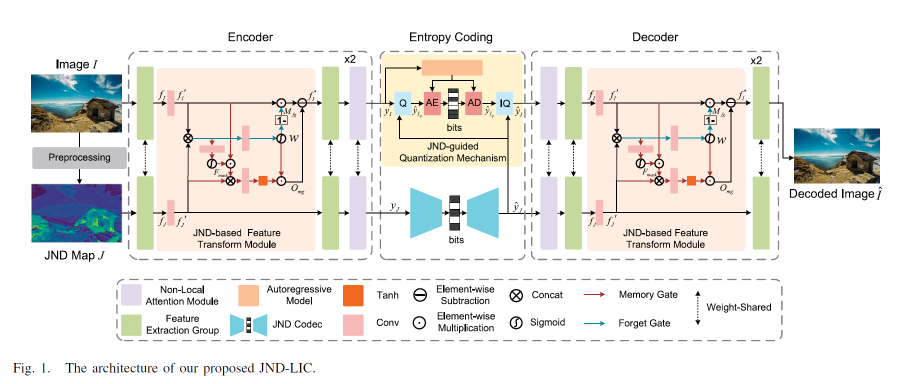
#> input picture JND-LIC.jpg, 1814 x 768 px, given as the content of the folder D:/data/kodak/Kodak_dataset, which was not available (shown at 1/2 size)
$ python jnd.py
#> lines starting #> are read from the running program, lines starting #| are printed output that depends on the picture; pictures that were not available may be replaced by others from this repository, and a replacement may not be noted
#> further down, img is the input picture: shape (768, 1814, 3); mean B, G, R 229.3, 233.3, 234.6
import os
import re
import cv2
import numpy as np


def max(array):
    a = 0
    shape = array.shape
    for i in range(shape[0]):
        for j in range(shape[1]):
            for k in range(shape[2]):
                if array[i, j, k] > a:
                    a = array[i, j, k]
    return a


def JND_cal(input):
    mask_h = np.array([[1 / 3, 1 / 3, 1 / 3],
                       [0, 0, 0],
                       [-1 / 3, -1 / 3, -1 / 3]])
    mask_v = np.array([[1 / 3, 0, -1 / 3],
                       [1 / 3, 0, -1 / 3],
                       [1 / 3, 0, -1 / 3]])
    mask_me = np.array([[1 / 25, 1 / 25, 1 / 25, 1 / 25, 1 / 25],
                        [1 / 25, 1 / 25, 1 / 25, 1 / 25, 1 / 25],
                        [1 / 25, 1 / 25, 1 / 25, 1 / 25, 1 / 25],
                        [1 / 25, 1 / 25, 1 / 25, 1 / 25, 1 / 25],
                        [1 / 25, 1 / 25, 1 / 25, 1 / 25, 1 / 25]])

    (height, width, channel) = input.shape
#> height = 768; width = 1814; channel = 3
    Gh = cv2.filter2D(input, -1, mask_h) / 1.0
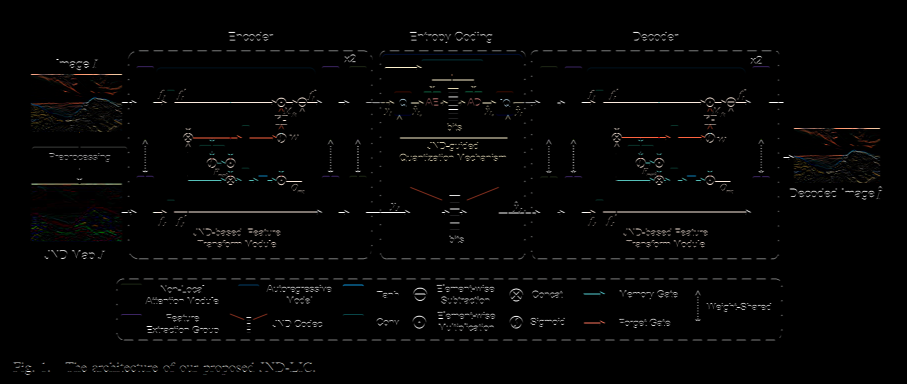
#> Gh: shape (768, 1814, 3) float64 (shown at 1/2 size); mean B, G, R 4.1, 4.2, 4.4
    Gv = cv2.filter2D(input, -1, mask_v) / 1.0
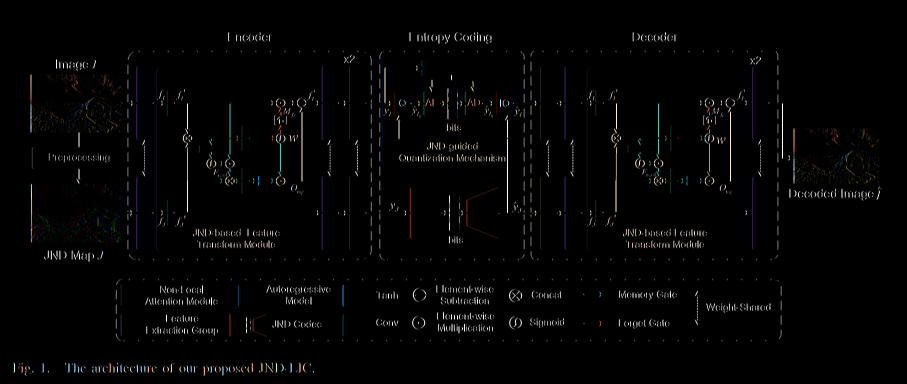
#> Gv: shape (768, 1814, 3) float64 (shown at 1/2 size); mean B, G, R 4.2, 4.2, 4.3
    Me = cv2.filter2D(input, -1, mask_me) / 1.0
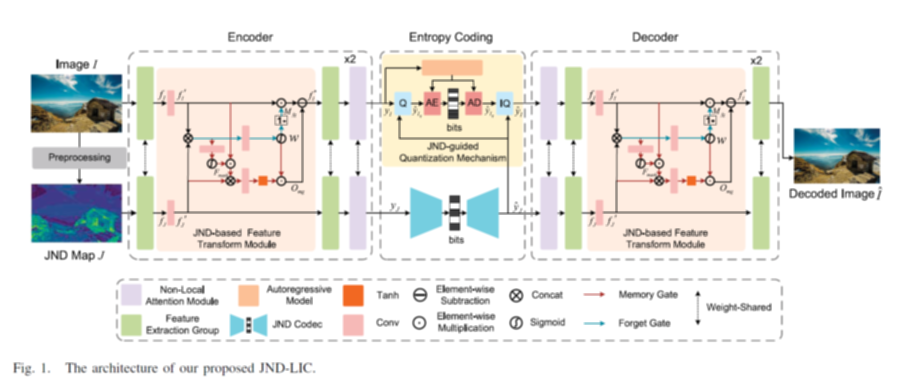
#> Me: shape (768, 1814, 3) float64 (shown at 1/2 size); mean B, G, R 229.3, 233.3, 234.6
    # print(Me)

    Lc = np.sqrt((np.power(Gh, 2) + np.power(Gv, 2)) / 2.0)
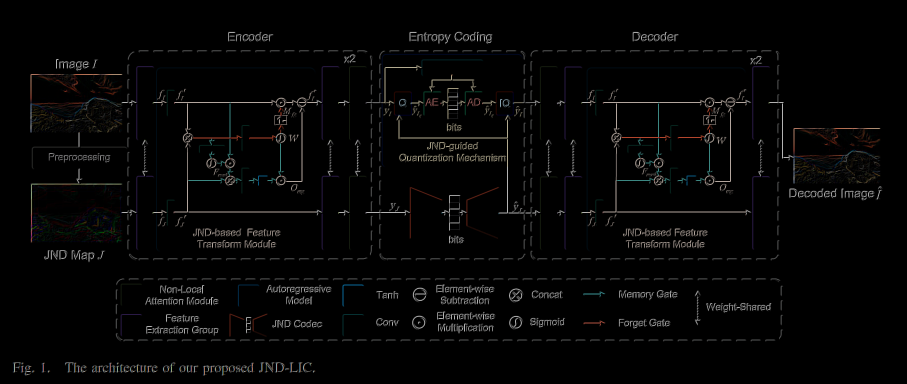
#> Lc: shape (768, 1814, 3) float64 (shown at 1/2 size); mean B, G, R 5.5, 5.6, 5.7
    N = 7

    Vm = (1.84 * np.power(Lc, 2.4)) / (np.power(Lc, 2) + 26 * 26) * (0.3 * np.power(N, 2.7)) / (np.power(N, 2) + 1)
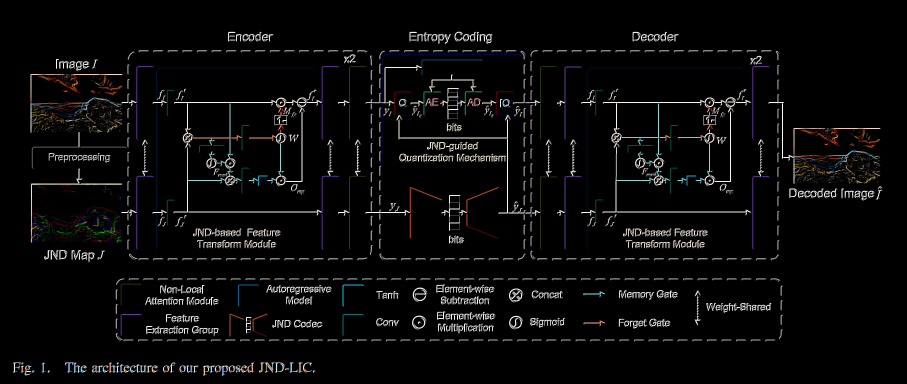
#> Vm: shape (768, 1814, 3) float64 (shown at 1/2 size); mean B, G, R 0.651, 0.654, 0.668; drawn with min black and max white
    La = np.zeros_like(input)

    for i in range(channel):
        for j in range(height):
            for k in range(width):
                if Me[j, k, i] <= 127:
                    La[j, k, i] = 17 * (1 - np.sqrt(Me[j, k, i] / 127.0))
                else:
                    La[j, k, i] = (3.0 / 128) * (Me[j, k, i] - 127) + 3

    JND = La + Vm - 0.3 * np.minimum(La, Vm)
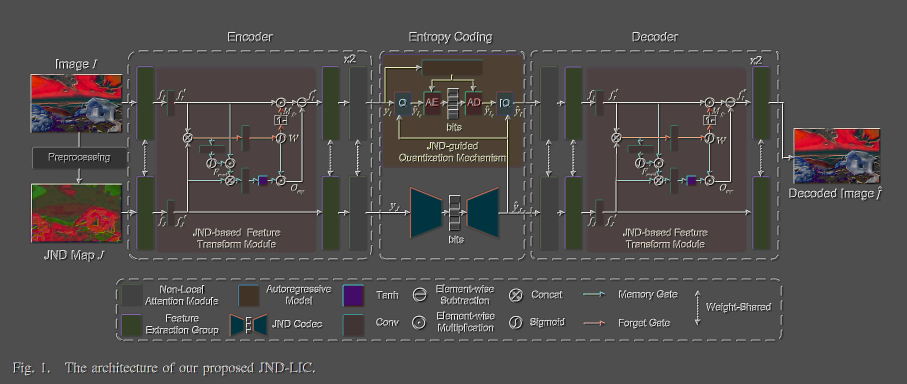
#> JND: shape (768, 1814, 3) float64 (shown at 1/2 size); mean B, G, R 5.83, 5.91, 6.19; drawn with min black and max white
    return JND


if __name__ == '__main__':
    root_dir = "D:/data/kodak/Kodak_dataset"
    save_dir = "D:/data/kodak/jnd_png"
    list1 = os.listdir(root_dir)
    os.makedirs(save_dir, exist_ok=True)
    for i in range(len(list1)):
        list1[i] = list1[i].strip().replace('\n', '')
        root1 = os.path.join(root_dir + "/" + list1[i])
        split_strings = re.split(r'\.', list1[i])
        save_root1 = save_dir + "/" + split_strings[0] + ".npz"
        img = cv2.imread(root1)
        jnd = JND_cal(img)
        print(save_root1)
        np.savez(save_root1, jnd)
